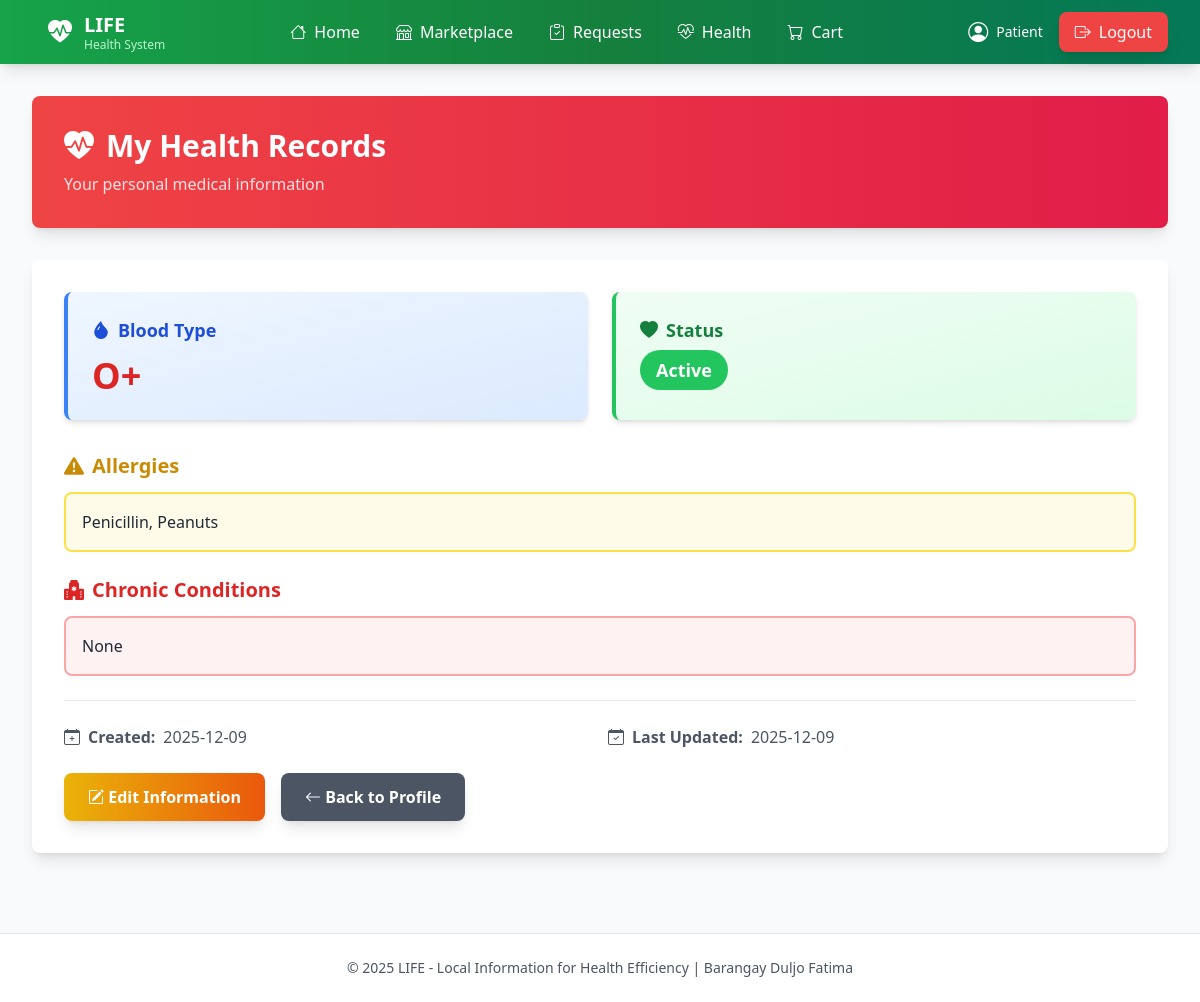
/health_records (signed in), run on an earlier commit of the app's database.
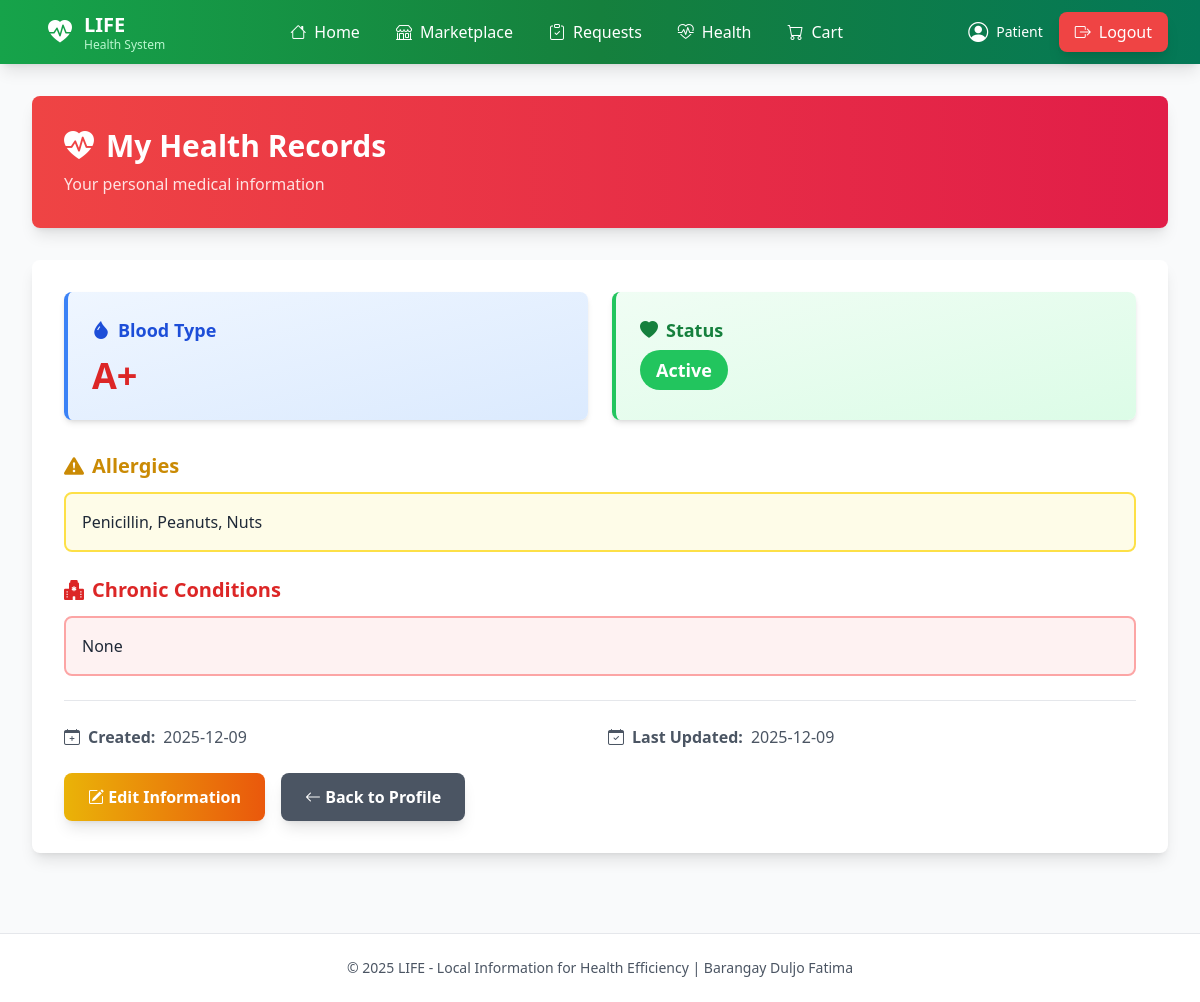
And on a later commit of the database.
### tables this page shows
CREATE TABLE health_records (
            id INTEGER PRIMARY KEY AUTOINCREMENT,
            patient_id INTEGER NOT NULL UNIQUE,
            blood_type TEXT,
            allergies TEXT,
            chronic_conditions TEXT,
            status TEXT DEFAULT 'Active',
            created_at TIMESTAMP DEFAULT CURRENT_TIMESTAMP,
            updated_at TIMESTAMP DEFAULT CURRENT_TIMESTAMP,
            FOREIGN KEY (patient_id) REFERENCES patients(id)
        );

### app.py (the view, shortened to what this page needs)
@app.route("/health_records")
def view_health_records():
    if session.get("role") != 'patient':
        return redirect(url_for('patient_signin'))
    patient_id = session.get("user_id")
    db = get_db()
    c = db.cursor()
    patient_row = c.execute("SELECT * FROM patients WHERE id = ?", (patient_id,)).fetchone()
    health_record = c.execute("""
        SELECT * FROM health_records WHERE patient_id = ?
    """, (patient_id,)).fetchone()
    patient = dict(patient_row) if patient_row else None
    if patient and patient.get("dob"):
        patient["age"] = calculate_age(patient["dob"])
    return render_template("my_records.html", health_record=health_record, patient=patient)

### app.py (called while the page is built)
def calculate_age(dob_str):
    try:
        dob = datetime.strptime(dob_str, "%Y-%m-%d").date()
        today = date.today()
        return today.year - dob.year - ((today.month, today.day) < (dob.month, dob.day))
    except (ValueError, TypeError):
        return None

def get_db():
    db = getattr(g, "_database", None)
    if db is None:
        db = g._database = sqlite3.connect(DATABASE)
        db.row_factory = sqlite3.Row
    return db

@app.teardown_appcontext
def close_connection(exception):
    db = getattr(g, "_database", None)
    if db is not None:
        db.close()

### templates/my_records.html
{% extends "layout.html" %}
{% block content %}
<div class="bg-gradient-to-r from-red-500 to-rose-600 text-white p-8 rounded-lg shadow-lg mb-8 animate-slideDown">
    <h2 class="text-3xl font-bold flex items-center gap-3">
        <i class="bi bi-heart-pulse-fill"></i>
        My Health Records
    </h2>
    <p class="text-red-100 mt-2">Your personal medical information</p>
</div>
<div class="bg-white rounded-lg shadow-lg p-8 animate-fadeIn card-hover">
    <div class="grid md:grid-cols-2 gap-6 mb-8">
        <div class="bg-gradient-to-br from-blue-50 to-blue-100 border-l-4 border-blue-500 rounded-lg p-6 shadow-md">
            <h5 class="text-lg font-bold text-blue-700 mb-3 flex items-center gap-2">
                <i class="bi bi-droplet-fill"></i>
                Blood Type
            </h5>
            <p class="text-4xl font-bold text-red-600">
                {{ health_record.blood_type if health_record.blood_type else 'Not Set' }}
            </p>
        </div>
        <div class="bg-gradient-to-br from-green-50 to-green-100 border-l-4 border-green-500 rounded-lg p-6 shadow-md">
            <h5 class="text-lg font-bold text-green-700 mb-3 flex items-center gap-2">
                <i class="bi bi-heart-fill"></i>
                Status
            </h5>
            <span class="px-4 py-2 rounded-full text-lg font-bold {% if health_record.status == 'Active' %}bg-green-500 text-white{% else %}bg-yellow-500 text-white{% endif %}">
                {{ health_record.status if health_record.status else 'Unknown' }}
            </span>
        </div>
    </div>
    <div class="mb-6">
        <h5 class="text-xl font-bold text-yellow-600 mb-3 flex items-center gap-2">
            <i class="bi bi-exclamation-triangle-fill"></i>
            Allergies
        </h5>
        <div class="bg-yellow-50 border-2 border-yellow-300 rounded-lg p-4">
            <p class="text-gray-800">
                {{ health_record.allergies if health_record.allergies else 'No allergies recorded' }}
            </p>
        </div>
    </div>
    <div class="mb-6">
        <h5 class="text-xl font-bold text-red-600 mb-3 flex items-center gap-2">
            <i class="bi bi-hospital-fill"></i>
            Chronic Conditions
        </h5>
        <div class="bg-red-50 border-2 border-red-300 rounded-lg p-4">
            <p class="text-gray-800">
                {{ health_record.chronic_conditions if health_record.chronic_conditions else 'No chronic conditions recorded' }}
            </p>
        </div>
    </div>
    <hr class="my-6 border-gray-200">
    <div class="grid md:grid-cols-2 gap-4 mb-6 text-gray-600">
        <p class="flex items-center gap-2">
            <i class="bi bi-calendar-plus"></i>
            <strong>Created:</strong> {{ health_record.created_at[:10] if health_record.created_at else 'N/A' }}
        </p>
        <p class="flex items-center gap-2">
            <i class="bi bi-calendar-check"></i>
            <strong>Last Updated:</strong> {{ health_record.updated_at[:10] if health_record.updated_at else 'N/A' }}
        </p>
    </div>
    <div class="flex flex-wrap gap-4">
        <a href="{{ url_for('edit_health_records') }}" class="px-6 py-3 bg-gradient-to-r from-yellow-500 to-orange-600 text-white rounded-lg hover:from-yellow-600 hover:to-orange-700 transition-all transform hover:scale-105 font-semibold shadow-lg">
            <i class="bi bi-pencil-square"></i> Edit Information
        </a>
        <a href="{{ url_for('patient_profile') }}" class="px-6 py-3 bg-gray-600 text-white rounded-lg hover:bg-gray-700 transition-all transform hover:scale-105 font-semibold shadow-lg">
            <i class="bi bi-arrow-left"></i> Back to Profile
        </a>
    </div>
</div>
{% endblock %}

What changed in the data, as far as the page shows it:
changed health_records "Active": blood_type "O+" → "A+"; allergies "Penicillin, Peanuts" → "Penicillin, Peanuts, Nuts"
